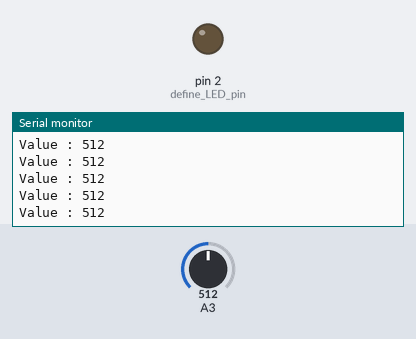
This sketch was run on a simulated Arduino Uno, built with avr-gcc and run on an emulated ATmega328P. On the bench: output pins drawn as LEDs (lit = HIGH), the last lines printed to the serial monitor. The inputs (shaded band) are chosen by the test bench; at power-on: A3 = 512.

Above: at 1.2 s.
1.3 s: A3 set to 313
At 2.1 s:
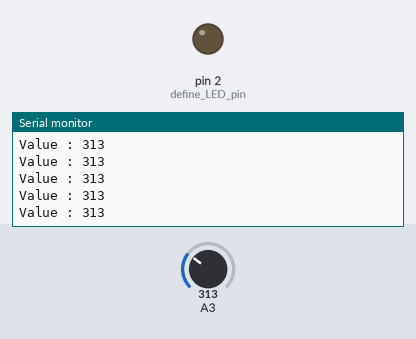
4.3 s: A3 set to 287
At 5.2 s:
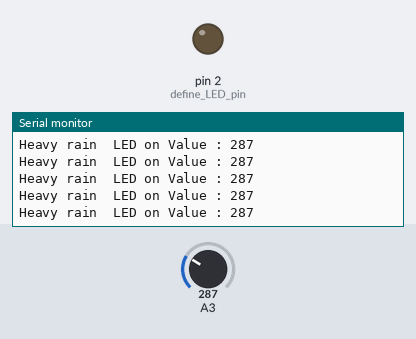
Timing chart, 0 to 7.3 s (numbered marks = the images above; inputs shaded):
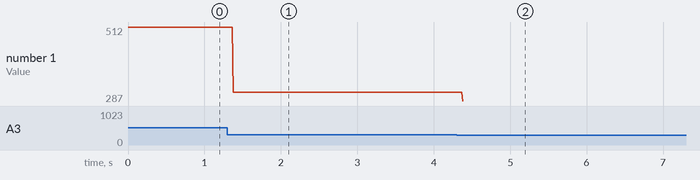

Measured:
- the behaviour switches between 300 and 299 on A3 (found by bisection; images 1 and 2)
- after the input at 1.3 s, the serial monitor: prints a new line after 0.08 s (image 1)
- after the input at 4.3 s, the serial monitor: prints a new line after 0.08 s (image 2)
- plotted number 1: 512 → 313 after the input at 1.3 s, 313 → 287 after the input at 4.3 s

The sketch:

sketch_oct04a.ino
```cpp
/*How to use rain sensor.
  created by the SriTu Tech team.
  Read the code below and use it for any of your creations.
*/
void setup() {
  Serial.begin(9600);//enable serial monitor
  pinMode(2, OUTPUT);//define LED pin
}
void loop() {
  int value = analogRead(A3);//read value
  Serial.print("Value : ");
  Serial.println(value);
  if (value < 300) {//check condition
    digitalWrite(4, HIGH);
    Serial.print("Heavy rain  LED on ");
  } else {
    digitalWrite(4, LOW);
  }
}
```
